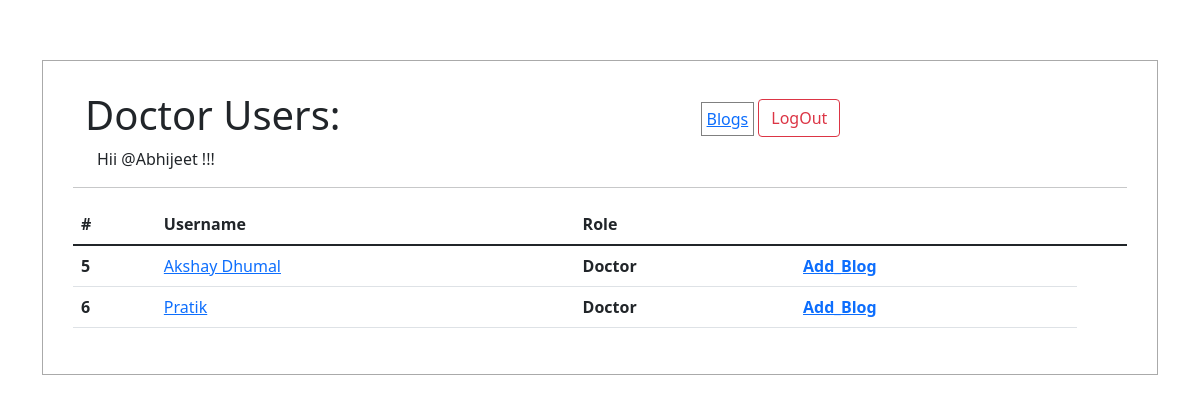
/doctor_usernames/ (signed in), run on the app's committed database.
### form/models.py (models this page shows, shortened)
class Doctor(models.Model):
    user = models.OneToOneField(User, null=True, on_delete= models.CASCADE)
    name = models.CharField("Name", max_length=50, blank=True)
    role = models.CharField("Role", max_length=50,default="Doctor", blank=True)
    phone = models.CharField(max_length=200, null=True)
    date_created = models.DateTimeField(auto_now_add=True, null=True)
    image = models.ImageField(upload_to='images/doctor/',null=True, blank=True)
    address_line1=city = models.CharField("Address_Line1", max_length=100, blank=True)
    city = models.CharField("City", max_length=50, blank=True)
    state = models.CharField("State", max_length=50, blank=True)
    country = models.CharField("Country", max_length=50, blank=True)
    pincode = models.CharField("Pincode", max_length=50, blank=True)

### form/decorators.py (the view)
        def wrapper_func(request,*args,**kwargs):
            group = None
            if request.user.groups.exists():
                group = request.user.groups.all()[0].name
            if group in allowed_roles:
                print('working',allowed_roles)
                return view_func(request,*args,**kwargs)
            else:
                return HttpResponse('<h3>you are not authorized to view this page !!!</h3>')

### form/views.py (called while the page is built)
@login_required
@allowed_users(allowed_roles=['admin','doctor'])
def doctorusernames(request):
    userdetails=User.objects.all()
    doctordetails=Doctor.objects.all()
    patientdetails=Patient.objects.all()
    current_user = request.user
    context={"userdetails":userdetails,"doctordetails":doctordetails,'patientdetails':patientdetails,"current_user":current_user}
    return render(request,"form/doctorusername.html",context)

### form/templates/form/doctorusername.html (shortened to what this page needs)
<!doctype html>
<html lang="en">
<head>
    <link href="https://cdn.jsdelivr.net/npm/bootstrap@5.1.3/dist/css/bootstrap.min.css" rel="stylesheet"
>
</head>
<body>
    <div class="container" style="justify-content: center;align-items: center;margin-top: 5%;">
        <div class="container" style="padding:30px;border:1px solid #aaa;margin-top: 10px;">
            <div class="container d-flex">
                <h1>Doctor Users: </h1>
                <a href="{% url 'blogs_view' %}" class="my-3" style="margin-left: 30vw;"><span
                        style="border:1px solid grey;padding:5px;">Blogs</span></a>
                <a href="{% url 'logoutuser' %}"><button class="btn btn-outline-danger mx-1 my-2">LogOut</button></a>
            </div>
            <span class="mx-4 my-3">Hii @{{current_user}} !!!</span>
            <hr>
            <div class="row">
                <div class="col-md-12">
                    <table class="table">
                        <thead>
                            <tr>
                                <th scope="col">#</th>
                                <th scope="col">Username</th>
                                <th scope="col">Role</th>
                                <th scope="col"></th>
                                <th scope="col"></th>
                            </tr>
                        </thead>
                        <tbody>
                            {% for doctordetail in doctordetails %}
                            <tr>
                                <th scope="row">{{doctordetail.id}}</th>
                                <td><a href="{% url 'doctordetails' doctordetail.id %}">{{doctordetail.name}}</a></td>
                                <th scope="row">{{doctordetail.role}}</th>
                                <th scope="row"><a href="{% url 'blogs_update' doctordetail.id %}"><span
                                    >Add_Blog</span></a>
                            </th>
                            </tr>
                            {% endfor %}
                        </tbody>
                    </table>
                </div>
            </div>
        </div>
    </div>
</body>
</html>

### data on the page
Doctor: id "5", name "Akshay Dhumal", role "Doctor"
Doctor: id "6", name "Pratik", role "Doctor"

### other printed values
{{ current_user }} "Abhijeet"
